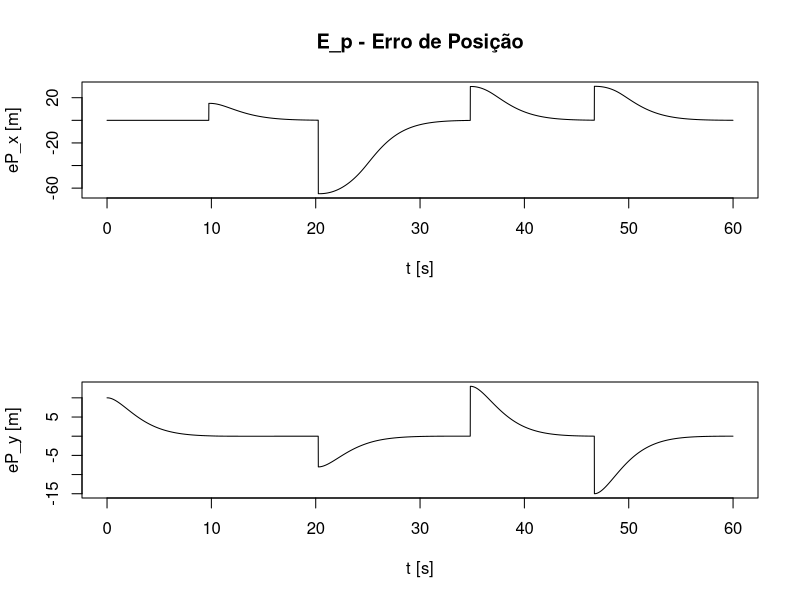
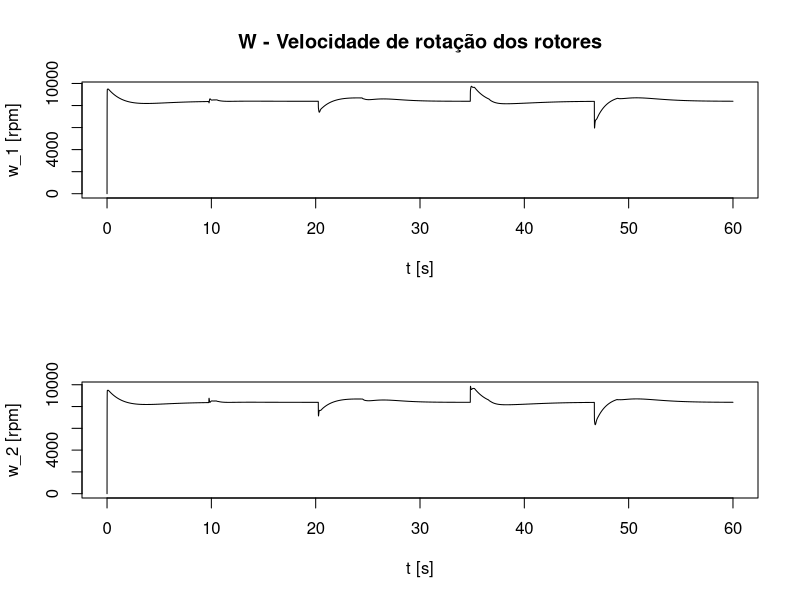
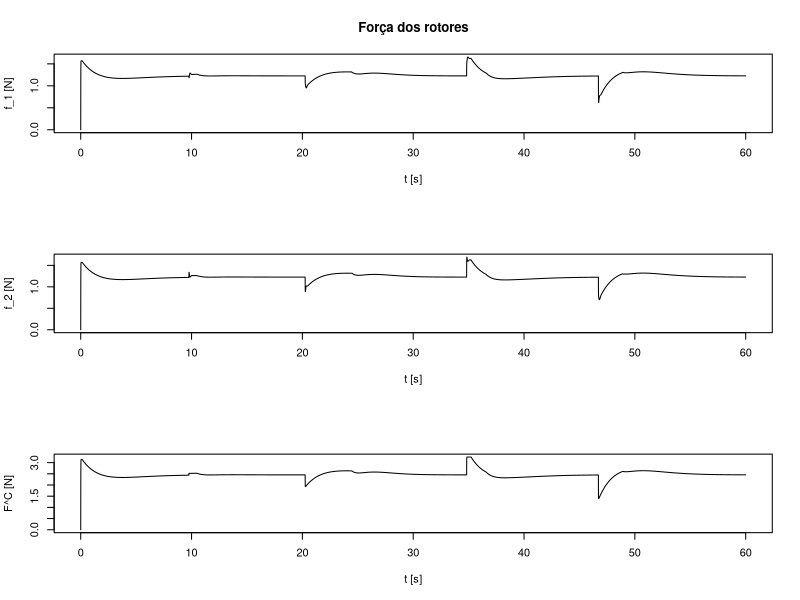
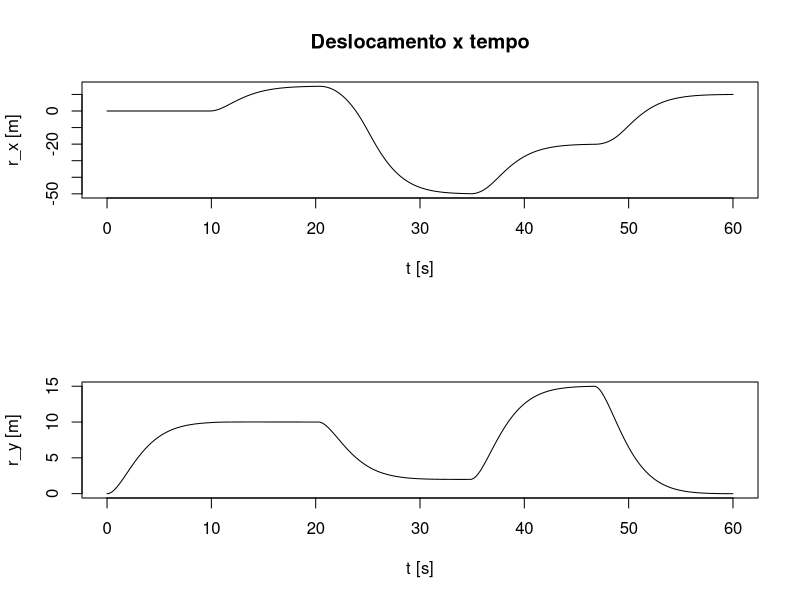
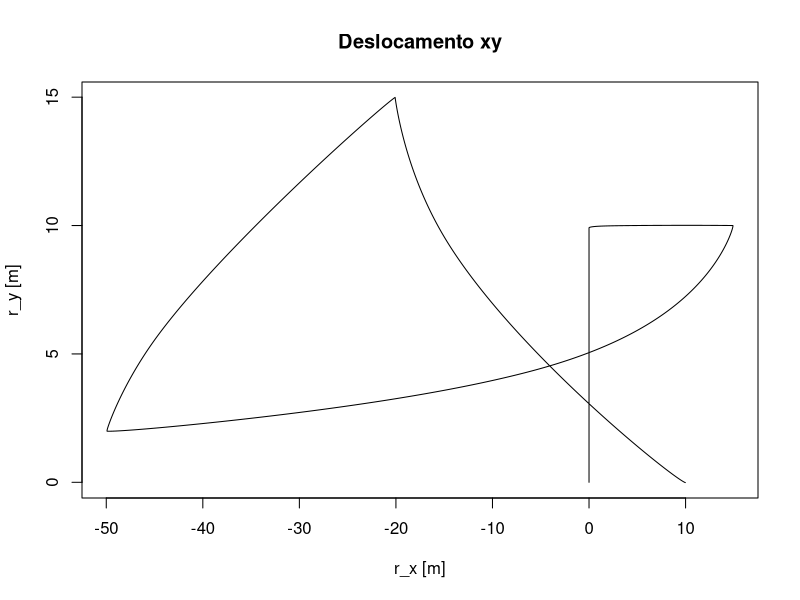
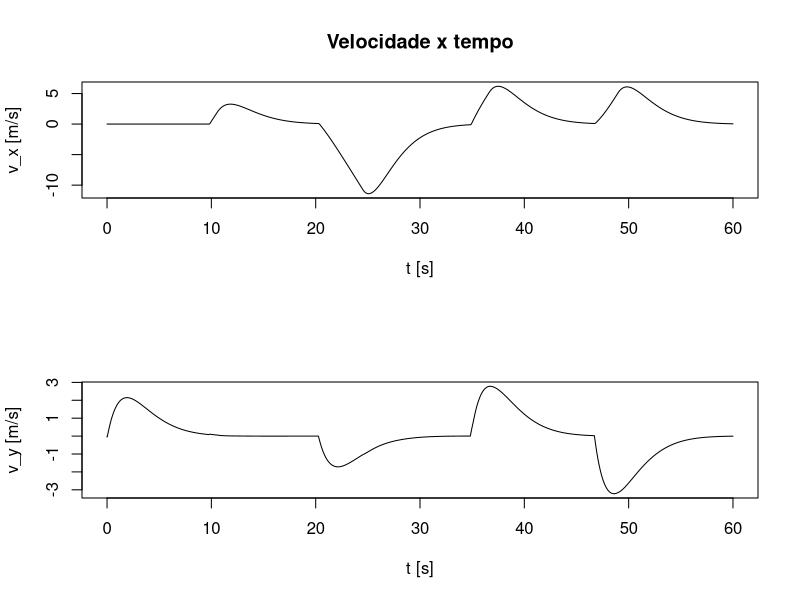
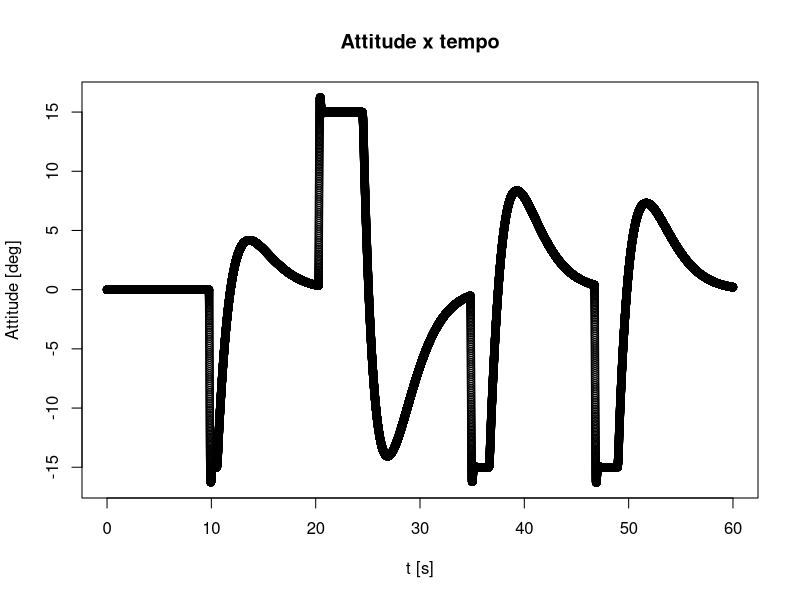
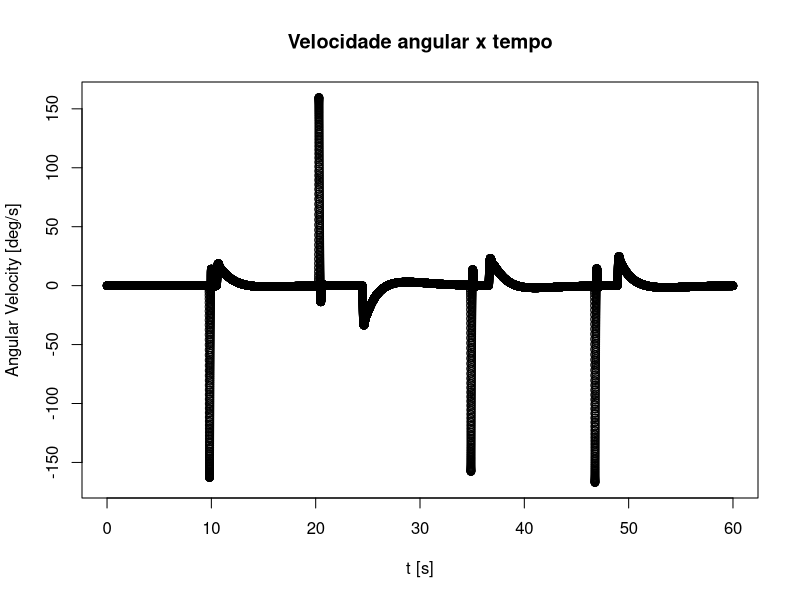

Here is the R script that generated these plots, in order:
# Trabalho final Sistemas de controle
# Alunos: Renzo, Guilherme Gabriel, Gabriel Cardoso, Rodrigo Henrique

library(matrixStats)

# Funcao para calcular x_dot
x_dot <- function(t, x, w_) {
  # Parametros 
  w_max <- 15000 # velocidade máxima do motor
  m <- 0.25 # massa
  g <- 9.81 # aceleração da gravidade
  l <- 0.1 # tamanho
  kf <- 1.744e-08 # constante de força
  Iz <- 2e-4 # momento de inércia
  tal <- 0.005
  P <- matrix(c(0, -m * g), ncol=1)
  
  # Estados atuais
  w <- x[1:2]
  r <- x[3:4]
  v <- x[5:6]
  phi <- x[7]
  ome <- x[8]
  
  # Variáveis auxiliares
  
  # Forcas
  f1 <- kf * w[1]^2
  f2 <- kf * w[2]^2
  
  # Torque
  Tc <- l * (f1 - f2)
  
  # Forca de controle
  Fc_B <- matrix(c(0, (f1 + f2)), ncol = 1)
  
  # Matriz de atitude
  D_RB <- matrix(c(cos(phi), -sin(phi), sin(phi), cos(phi)), ncol = 2, byrow = TRUE)

  # Derivadas
  w_dot <- (-w + w_) / tal
  r_dot <- v
  v_dot <- as.vector((1 / m) * (D_RB %*% Fc_B + P))
  phi_dot <- c(ome)
  ome_dot <- c(Tc / Iz)
  
  xkp1 <- c(w_dot, r_dot, v_dot, phi_dot, ome_dot)
  return(xkp1)
}

# Runge Kutta 4 ordem
rk4 <- function(tk, h, xk, uk) {
  k1 <- x_dot(tk, xk, uk)
  k2 <- x_dot(tk + (h/2.0), xk + (h * (k1/2.0)), uk)
  k3 <- x_dot(tk + (h/2.0), xk + (h * (k2/2.0)), uk)
  k4 <- x_dot(tk + h, xk + (h * k3), uk)
  
  xkp1 <- xk + (h/6.0) * (k1 + (2 * k2) + (2 * k3) + k4)
  return(xkp1)
}

# Parametros de simulacao
h <- 1e-3  # passo da simulacao de tempo continuo
Ts <- 10e-3 # intervalo de atuação do controlador
fTh <- Ts/h
maxT <- 60
tc <- seq(0, maxT - h, by = h) # k
td <- seq(0, maxT - Ts, by = Ts) # j
tam <- length(tc)
j <- 1

# Vetor de estados
x <- matrix(0, nrow = 8, ncol = tam)
x[, 1] <- c(0, 0, 0, 0, 0, 0, 0*pi/180, 0*pi/180)

# Parametros do sistema de controle
# Vetor de controle relativo a rotacao
w_ <- matrix(0, nrow = 2, ncol = length(td)) # comando de controle
Phi_ <- matrix(0, nrow = 1, ncol = length(td)) # comando de Atitude
WP_ <- matrix(0, nrow = 2, ncol = length(td)) # comando de Waypoint

# Vetor dos erros de posição
eP_ <- matrix(0, nrow = 2, ncol = length(td))
eV_ <- matrix(0, nrow = 2, ncol = length(td))
ePhi_ <- matrix(0, nrow = 1, ncol = length(td))
eOme_ <- matrix(0, nrow = 1, ncol = length(td))

ePm1 <- 1 # erro posição k-1 (passo anterior)
eVm1 <- 1 # erro atitude k-1 (passo anterior)

# Constanstes do modelo
m <- 0.25 # massa
g <- 9.81 # aceleracao da gravidade
l <- 0.1 # tamanho
kf <- 1.744e-08 # constante de forca
Iz <- 2e-4 # momento de inércia
tal <- 0.05
Fe <- c(-m * g)

# Restrições do controle
phi_max <- (15 * pi) / 180

w_max <- 15000
Fc_max <- kf * w_max^2 # Força de controle máximo
Tc_max <- l * kf * w_max^2

# Waypoints
r_ <- matrix(c(0, 15, -50, -20, 10, 10, 10, 2, 15, 0), nrow = 2, byrow = TRUE)
r_ID <- 1
r_IDN <- 5

# Simulacao
for (k in 1:(tam-1)) {
  # Sistema de controle
  if (((k-1) %% fTh) == 0) {
    # Extrai os dados do  vetor
    r_k <- x[3:4, k]
    v_k <- x[5:6, k]
    phi_k <- x[7, k]
    ome_k <- x[8, k]
    
    # Comando de posicao
    v_ <- c(0, 0)
    
    # Controle de Posicao
    kpP <- c(0.075)
    kdP <- c(0.25)
    eP <- r_[, r_ID] - r_k
    eV <- v_ - v_k
    WP_[, j] <- r_[, r_ID]
    eP_[, j] <- eP
    eV_[, j] <- eV
    
    eP <- as.matrix(eP)
    # Proximo waypoint
    if (norm(eP) < .1 && r_ID < r_IDN) {
      r_ID <- r_ID + 1
      cat("Bucar Waypoint: ", r_ID, "\n")
    }
    
    Fx <- kpP * eP[1] + kdP * eV[1]
    Fy <- kpP * eP[2] + kdP * eV[2] - Fe
    Fy <- pmax(0.2 * Fc_max, pmin(Fy, 0.8 * Fc_max))
    
    # Controle de Atitude
    phi_ <- atan2(-Fx, Fy)
    
    if (abs(phi_) > phi_max) {
      signal <- phi_ / abs(phi_)
      phi_ <- signal * phi_max
      
      # Limitando o angulo
      Fx <- Fy * tan(phi_)
    }
    
    Phi_[, j] <- phi_
    
    Fxy <- c(Fx, Fy)
    Fc <- sqrt(sum(Fxy^2))
    f12 <- c(Fc/2.0, Fc/2.0)
    
    # Constantes Kp e Kd
    kpA <- c(0.75)
    kdA <- c(0.05)
    ePhi <- phi_ - phi_k
    eOme <- 0 - ome_k
    
    ePhi_[, j] <- ePhi
    eOme_[, j] <- eOme
    
    Tc <- kpA * ePhi + kdA * eOme
    Tc <- pmax(-0.4 * Tc_max, pmin(Tc, 0.4 * Tc_max))
    
    # Delta de forcas
    df12 <- abs(Tc) / 2.0
  
    # Forças f1 e f2 final f12' = f12 + deltf12
    if (Tc >= 0.0) {
      f12[1] <- f12[1] + df12
      f12[2] <- f12[2] - df12
    } else {
      f12[1] <- f12[1] - df12
      f12[2] <- f12[2] + df12
    }
    
    # Comando de rpm dos motores
    w1_ <- sqrt(f12[1] / kf)
    w2_ <- sqrt(f12[2] / kf)
    
    # Limitando o comando do motor entre 0 - 15000 rpm
    w1 <- pmax(0, pmin(w1_, w_max))
    w2 <- pmax(0, pmin(w2_, w_max))
  
    # Determinação do comando de entrada
    w_[, j] <- c(w1, w2)
    # Posição do sistema de tempo discreto
    j <- j + 1
  }
  # Simulacao um passo a frente
  x[, k + 1] <- rk4(tc[k], h, x[, k], w_[, j - 1])
}


# Processamento de variáveis intermediárias

# obtem a força aplicada por cada rotor
f <- matrix(0, nrow = 3, ncol = tam)

for (k in 1:tam) {
  w <- x[1:2, k]
  f[1:2, k] <- c(kf * w[1]^2, kf * w[2]^2)
  f[3, k] <- f[1, k] + f[2, k]  # Fc total em B
}

# Define VecXf
VecXf <- t(rbind(tc, x, f))

# Define VecControl
VecControl <- t(rbind(td, WP_, w_, eP_, eV_, ePhi_, eOme_))

# Plotando
par(mfrow=c(2,1))
plot(td, eP_[1,], type='l', ylab='eP_x [m]', xlab='t [s]', main='E_p - Erro de Posição')
plot(td, eP_[2,], type='l', ylab='eP_y [m]', xlab='t [s]')
par(mfrow=c(1,1))

par(mfrow=c(2,1))
plot(tc, x[1,], type='l', ylab='w_1 [rpm]', xlab='t [s]', main='W - Velocidade de rotação dos rotores')
plot(tc, x[2,], type='l', ylab='w_2 [rpm]', xlab='t [s]')
par(mfrow=c(1,1))

par(mfrow = c(3, 1))
plot(tc[1:length(f[1,])], f[1,], type = 'l', ylab = 'f_1 [N]', xlab = 't [s]', main = 'Força dos rotores')
plot(tc[1:length(f[2,])], f[2,], type = 'l', ylab = 'f_2 [N]', xlab = 't [s]')
plot(tc[1:length(f[3,])], f[3,], type = 'l', ylab = 'F^C [N]', xlab = 't [s]')
par(mfrow = c(1, 1))

par(mfrow=c(2,1))
plot(tc, x[3,], type='l', ylab='r_x [m]', xlab='t [s]', main='Deslocamento x tempo')
plot(tc, x[4,], type='l', ylab='r_y [m]', xlab='t [s]')
par(mfrow=c(1,1))

plot(x[3,], x[4,], type='l', ylab='r_y [m]', xlab='r_x [m]', main='Deslocamento xy')

par(mfrow=c(2,1))
plot(tc, x[5,], type='l', ylab='v_x [m/s]', xlab='t [s]', main='Velocidade x tempo')
plot(tc, x[6,], type='l', ylab='v_y [m/s]', xlab='t [s]')
par(mfrow=c(1,1))

plot(tc, x[7,] * 180 / pi, ylab='Attitude [deg]', xlab='t [s]', main='Attitude x tempo')

plot(tc, x[8,] * 180 / pi, ylab='Angular Velocity [deg/s]', xlab='t [s]', main='Velocidade angular x tempo')
  
